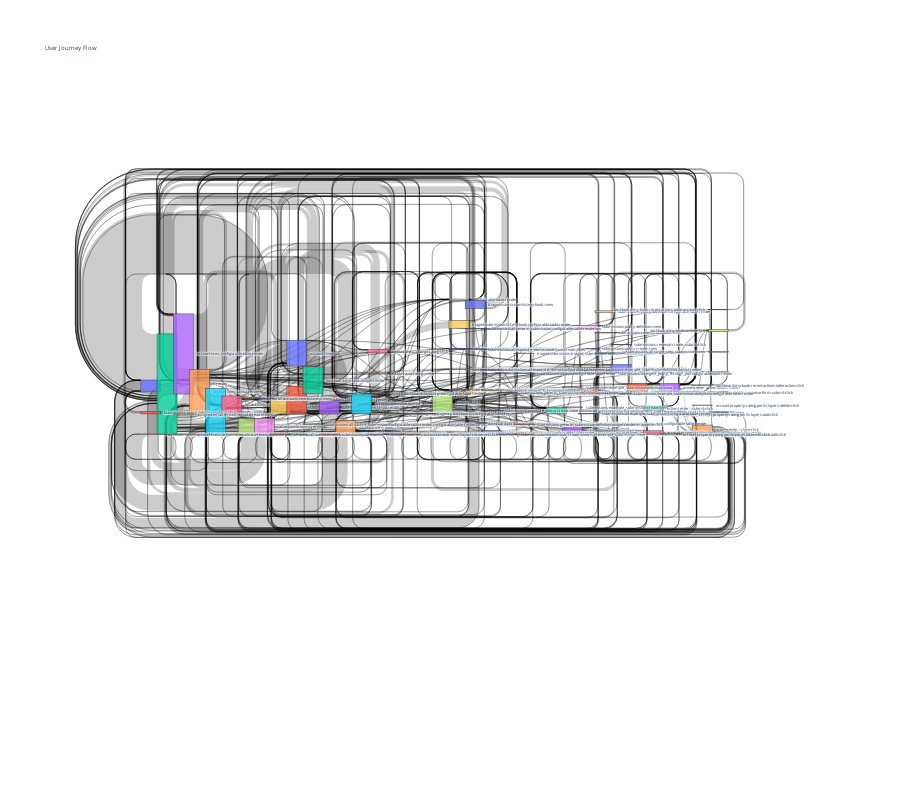

The notebook cell this image was saved under:
### Code cell
fig = go.Figure(go.Sankey(
    node=dict(label=nodes),
    link=dict(
        source=[node_indices[src] for src in transition_counts['source']],
        target=[node_indices[tgt] for tgt in transition_counts['target']],
        value=transition_counts['count']
    )
))

fig.update_layout(title_text="User Journey Flow", font_size=4, height=800)
fig.show()

### Figure 1 — Plotly figure (JSON) as saved in the notebook; plotly's stock layout.template omitted (floating-point values rounded to 4 significant figures; data arrays with more than 128 entries replaced by an {"elided": "..."} marker saying what was removed)
{"data": [{"link": {"source": {"elided": "551 int values"}, "target": {"elided": "551 int values"}, "value": {"elided": "551 int values"}}, "node": {"label": {"elided": "174 str values"}}, "type": "sankey"}], "layout": {"font": {"size": 4}, "height": 800, "title": {"text": "User Journey Flow"}}}
